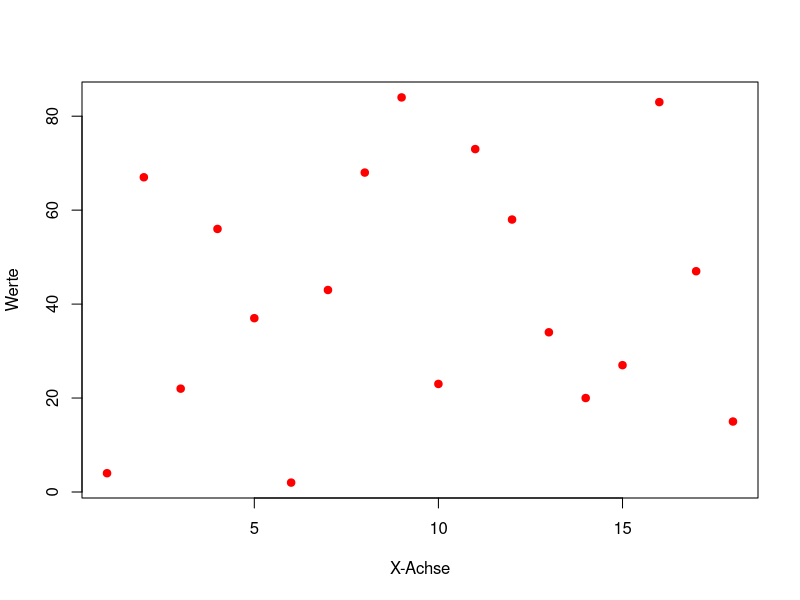
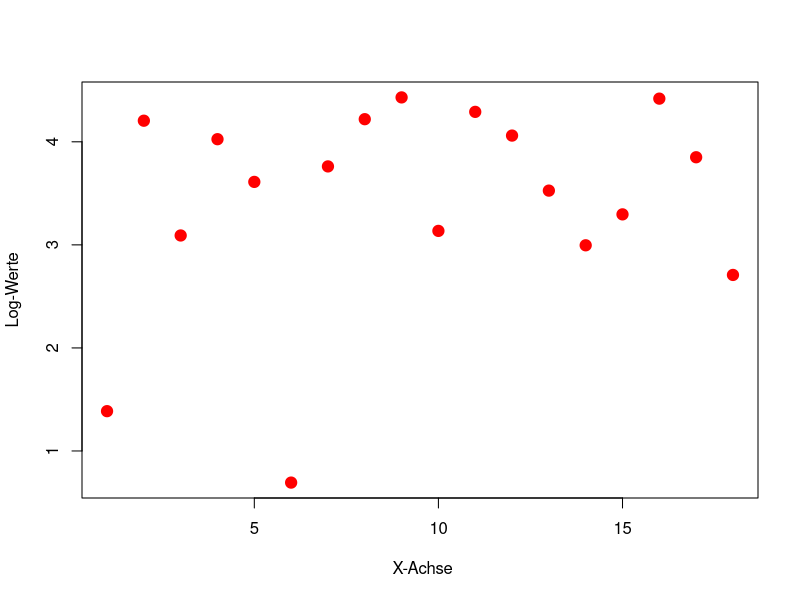
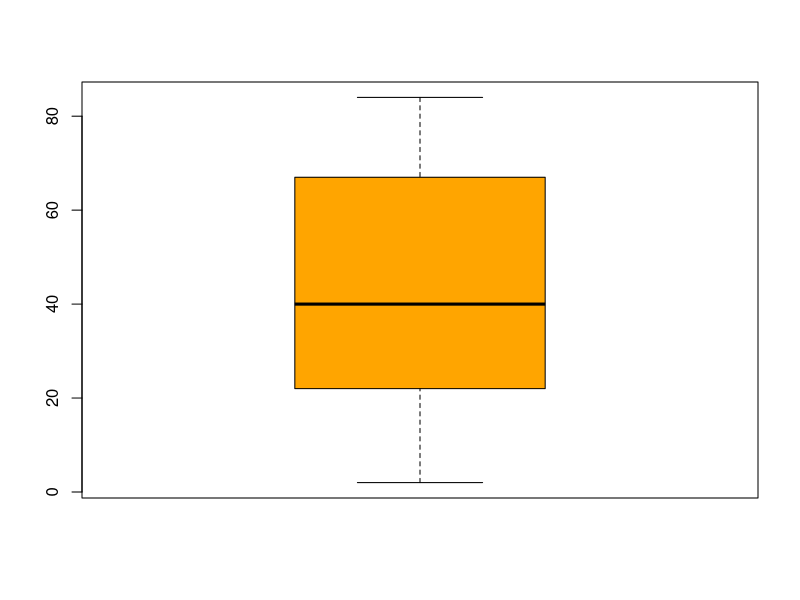

Here is the R script that generated these plots, in order:
### Programming and Geostatistics
### First session 22.10.19

## Introduction

# R as calculator

5+6
5*5^4-88*15
1/0

result1<- 5+6
result1

vector2<- seq(1,9,by=2)

vector1<- c(4,67,22,56,37,2,43,68,84,23,73,58,34,20,27,83,47,15)
max(vector1)
min(vector1)
mean(vector1)

plot(vector1, col="red", pch=19, xlab= "X-Achse", ylab="Werte")

vector1log<- log(vector1)
plot(vector1log, col="red", pch=19, xlab=" X-Achse", ylab="Log-Werte", cex=1.5)
boxplot(vector1,col="orange")

sum(vector1)
summary(vector1)

# combining data 

union(vector1,vector2)
